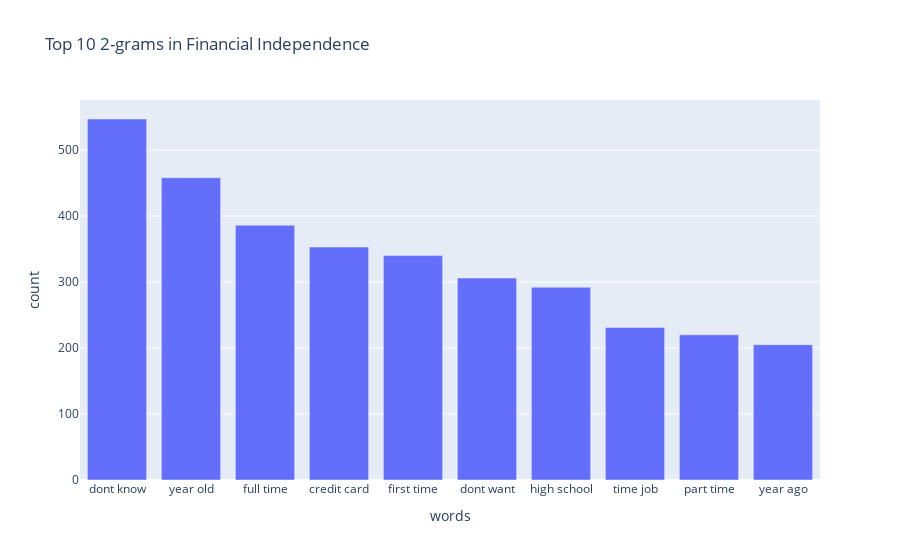

Write notebook code for a chart like this one.
### Code cell
fig = px.bar(counts_df2.head(10), x='words', y='count', title="Top 10 2-grams in Financial Independence")
fig.show()

### Figure 1 — Plotly figure (JSON) as saved in the notebook; plotly's stock layout.template omitted (floating-point values rounded to 4 significant figures)
{"data": [{"alignmentgroup": "True", "hovertemplate": "words=%{x}<br>count=%{y}<extra></extra>", "legendgroup": "", "marker": {"color": "#636efa"}, "name": "", "offsetgroup": "", "orientation": "v", "showlegend": false, "textposition": "auto", "type": "bar", "x": ["dont know", "year old", "full time", "credit card", "first time", "dont want", "high school", "time job", "part time", "year ago"], "xaxis": "x", "y": [547, 458, 386, 353, 340, 306, 292, 231, 220, 205], "yaxis": "y"}], "layout": {"barmode": "relative", "legend": {"tracegroupgap": 0}, "title": {"text": "Top 10 2-grams in Financial Independence"}, "xaxis": {"anchor": "y", "domain": [0, 1], "title": {"text": "words"}}, "yaxis": {"anchor": "x", "domain": [0, 1], "title": {"text": "count"}}}}
